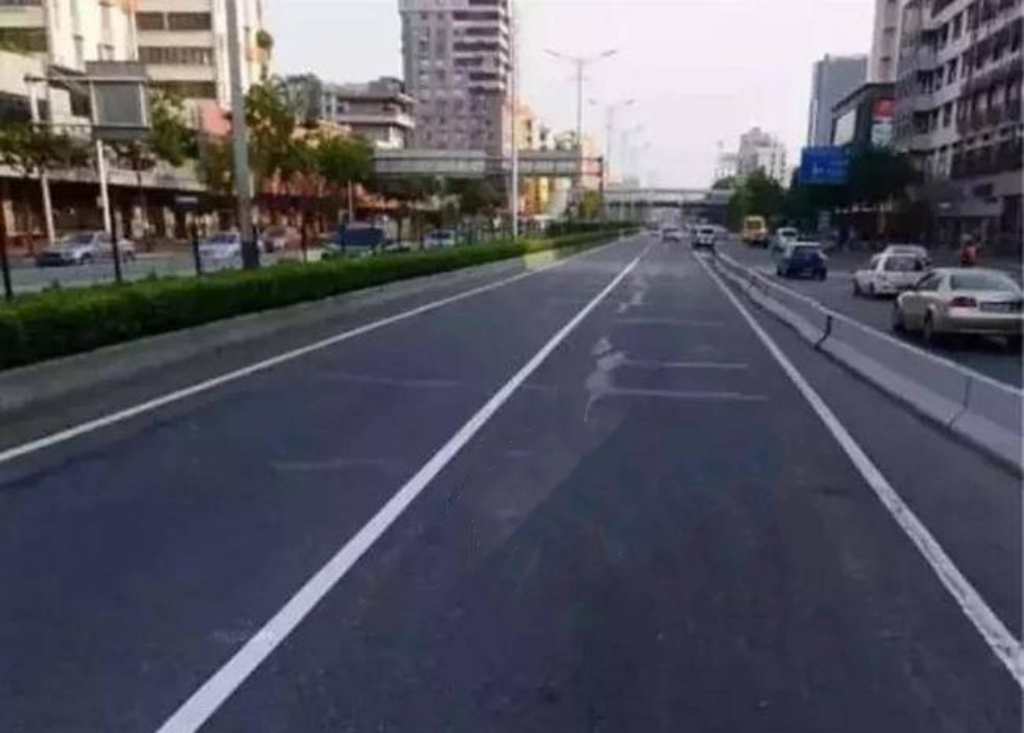
#> input picture OIP-C.jpg, 1024 x 733 px
$ jupyter execute '霍夫变换.ipynb'
#> lines starting #> are read from the running program, lines starting #| are printed output that depends on the picture; after the words box and inside, x2 and y2 are one past the last pixel; in counts of white or black regions, pixels touching at a corner belong together
[cell 1]
import cv2
import numpy as np

def canyEdgeDetector(image):
    edged = cv2.Canny(image, 50, 150)
    return edged

def getROI(image):
    height = image.shape[0]
    width = image.shape[1]
    # Defining Triangular ROI: The values will change as per your camera mounts
    triangle = np.array([[(0, height) ,(0, height -350 ),(int(width/2) + 150,220),(width, height -130 ),(width, height)]])
    # creating black image same as that of input image
    black_image = np.zeros_like(image)
    # Put the Triangular shape on top of our Black image to create a mask
    mask = cv2.fillPoly(black_image, triangle, 255)
    # applying mask on original image
    masked_image = cv2.bitwise_and(image, mask)
    return masked_image

image = cv2.imread("OIP-C.jpg") #Load Image
#> image is the input picture: shape (733, 1024, 3); mean B, G, R 97.5, 86.5, 87.2

gray = cv2.cvtColor(image, cv2.COLOR_BGR2GRAY)
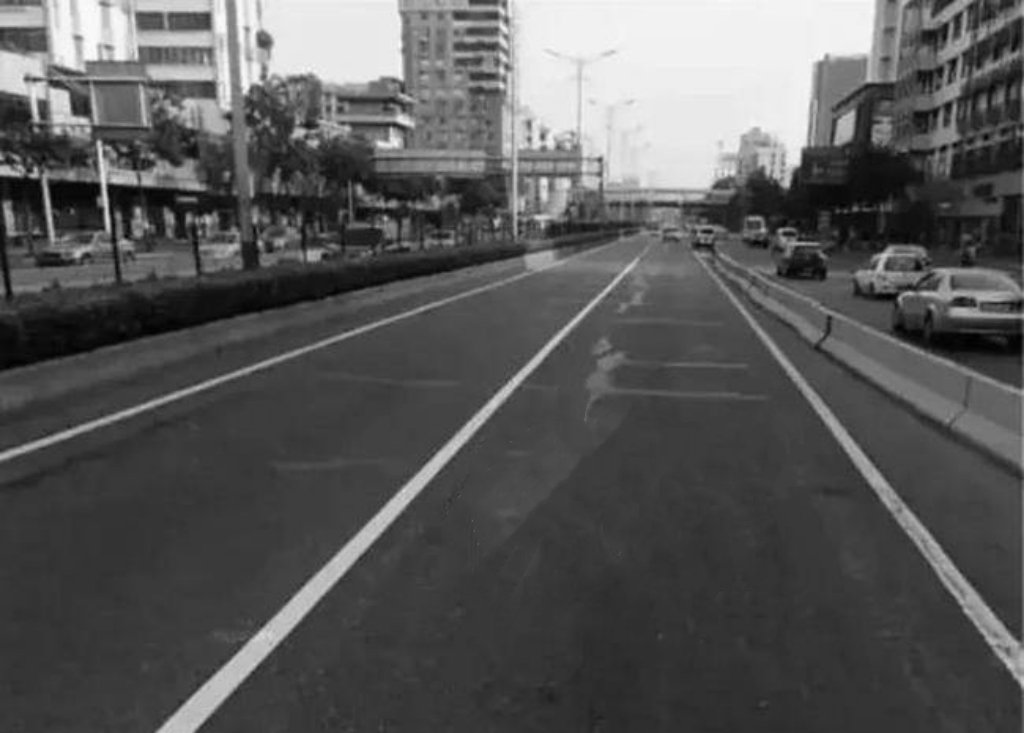
#> gray: shape (733, 1024); min 0, max 252, mean 88

# 使用高斯模糊来降噪
blur = cv2.GaussianBlur(gray, (5, 5), 0)
# 进行边缘提取
edged_image = canyEdgeDetector(blur)
#> in canyEdgeDetector, `edged = cv2.Canny(image, 50, 150)`:
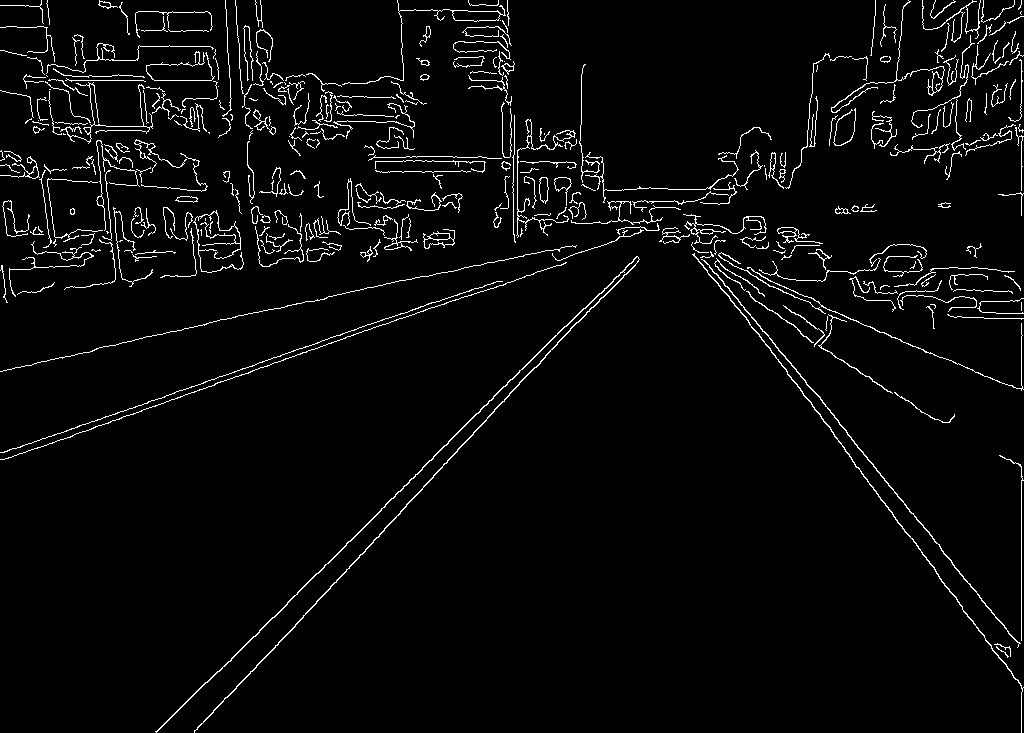
#> edged: shape (733, 1024); 3.6% white in thin lines or dots
# 设置提取蒙版
roi_image = getROI(edged_image)
#> in getROI, `mask = cv2.fillPoly(black_image, triangle, 255)`:
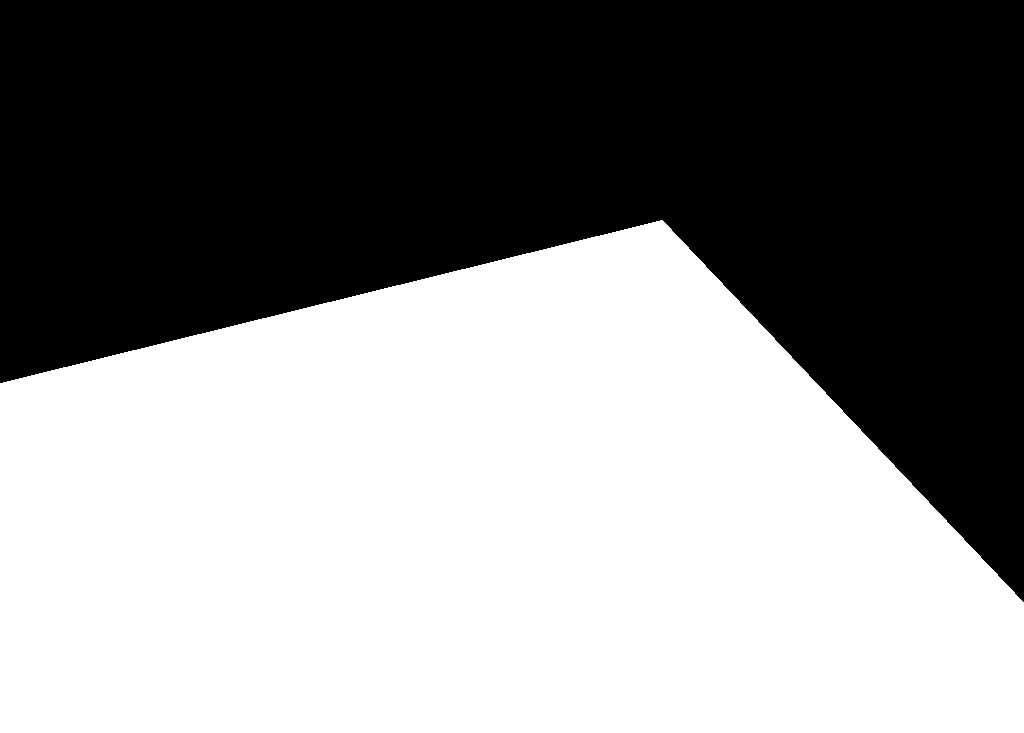
#> black_image: shape (733, 1024); 53.6% white; 1 black region, box (x1, y1, x2, y2) and area: (0, 0, 1024, 602) 348447
#> in getROI, `masked_image = cv2.bitwise_and(image, mask)`:
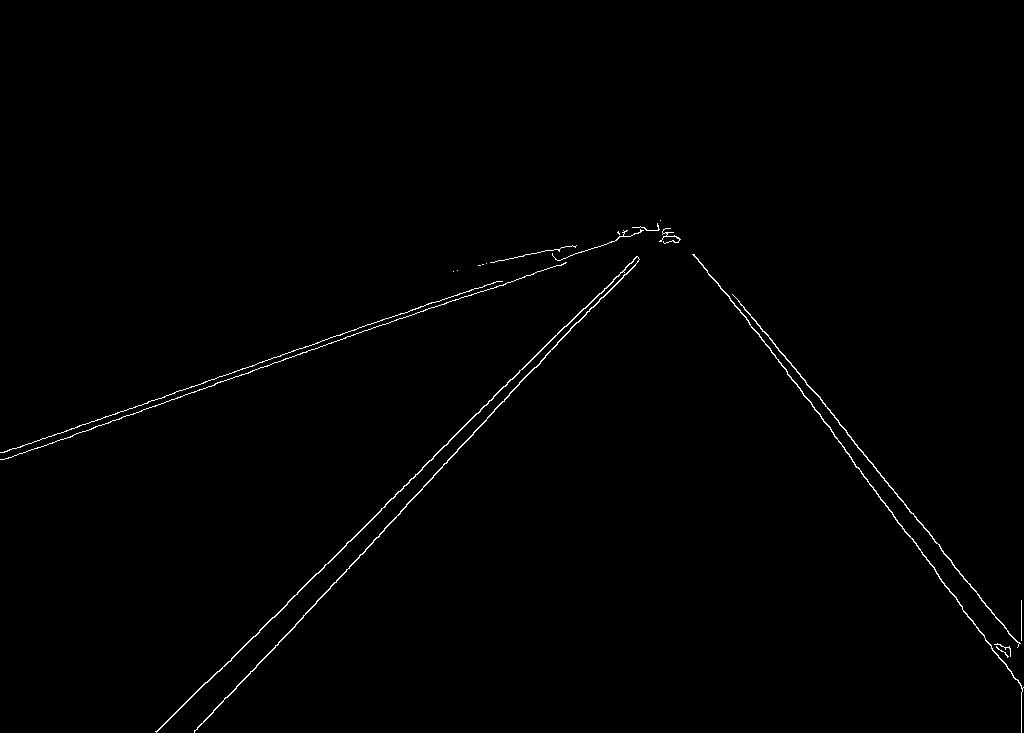
#> masked_image: shape (733, 1024); 0.65% white in thin lines or dots, all inside (x1, y1, x2, y2) = (0, 220, 1024, 733)
cv2.imshow("Result", roi_image)
cv2.waitKey(0)
cv2.destroyAllWindows()
# 进行霍夫变换算法提取轮廓
lines = cv2.HoughLinesP(roi_image, rho=1, theta=np.pi/180, threshold=20, minLineLength=20, maxLineGap=300)
#> lines = 34 rows, first 6: [219, 671, 564, 326], [197, 729, 665, 228], [1, 452, 658, 226], [766, 333, 1018, 644], [738, 300, 1018, 645], [176, 391, 658, 225]
# 绘制提取的直线
for line in lines:
    x1, y1, x2, y2 = line[0]
    cv2.line(image, (x1, y1), (x2, y2), (0, 255, 0), 2)
#> this loop made 34 passes
#> (x1, y1, x2, y2) on passes 1 to 12: (219, 671, 564, 326), (197, 729, 665, 228), (1, 452, 658, 226), (766, 333, 1018, 644), (738, 300, 1018, 645), (176, 391, 658, 225), (715, 280, 1021, 686), (725, 292, 1023, 687), (230, 661, 583, 308), (199, 389, 666, 228), (260, 367, 659, 229), (566, 326, 636, 256)
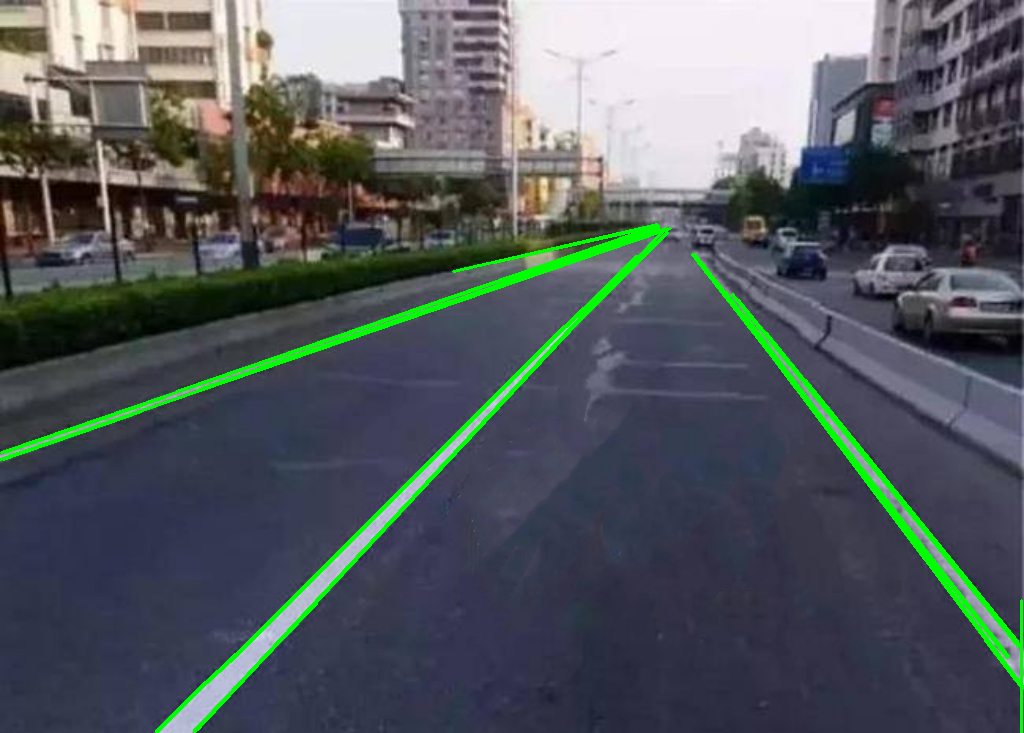
#> image: shape (733, 1024, 3); mean B, G, R 94.1, 90, 84.2

# 显示结果
cv2.imshow("Result", image)
cv2.waitKey(0)
cv2.destroyAllWindows()

$ run again, with image2.jpg copied over OIP-C.jpg
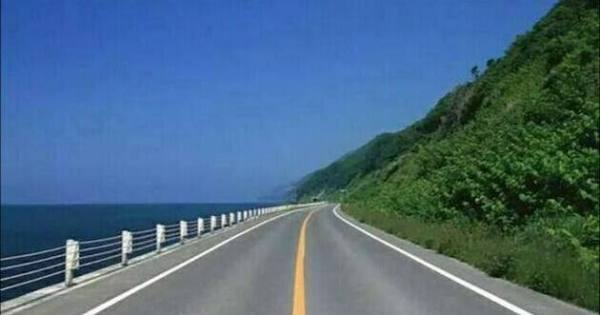
#> input picture image2.jpg, 600 x 315 px
#> image is the input picture: shape (315, 600, 3); mean B, G, R 129.9, 105, 73.5
#> in canyEdgeDetector, `edged = cv2.Canny(image, 50, 150)`:
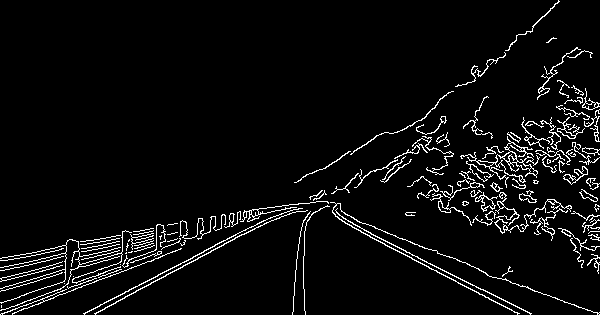
#> edged: shape (315, 600); 5% white in thin lines or dots
#> black_image: shape (315, 600); 61.3% white; 1 black region, box (x1, y1, x2, y2) and area: (62, 0, 600, 220) 73055
#> masked_image: shape (315, 600); 2.9% white in thin lines or dots, all inside (x1, y1, x2, y2) = (0, 158, 600, 315)
#> lines = 60 rows, first 6: [5, 309, 361, 173], [3, 267, 380, 180], [1, 270, 348, 190], [308, 203, 517, 314], [84, 314, 292, 204], [8, 256, 596, 204]
#> the loop `for line in lines:` made 60 passes
#> after the loop `for line in lines:`:
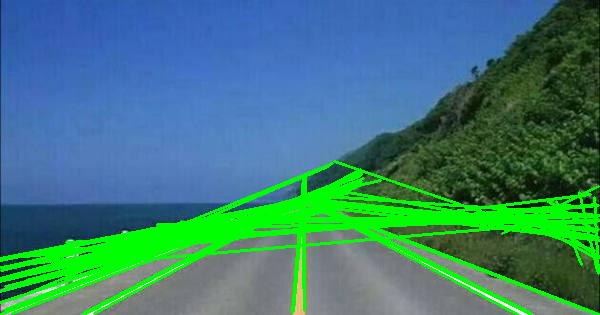
#> image: shape (315, 600, 3); mean B, G, R 116.4, 124.8, 60.8
